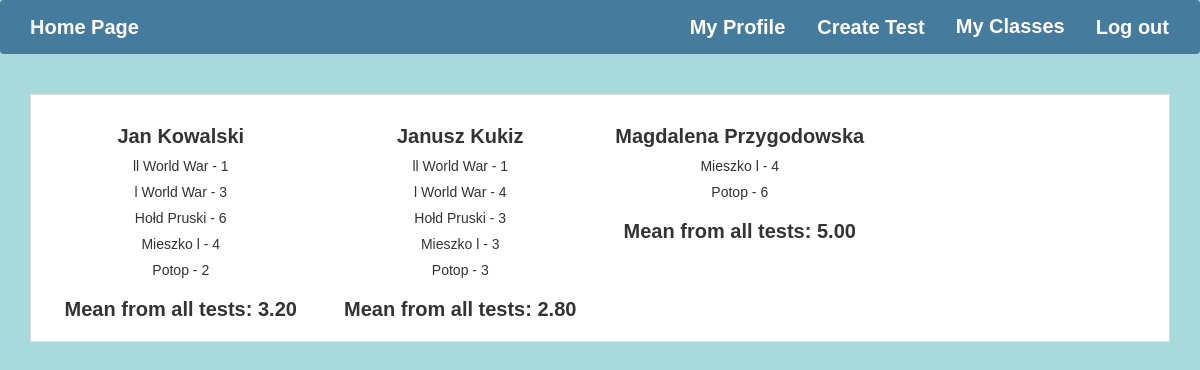
Page /teachers/class/1 (signed in) on the earlier database version.
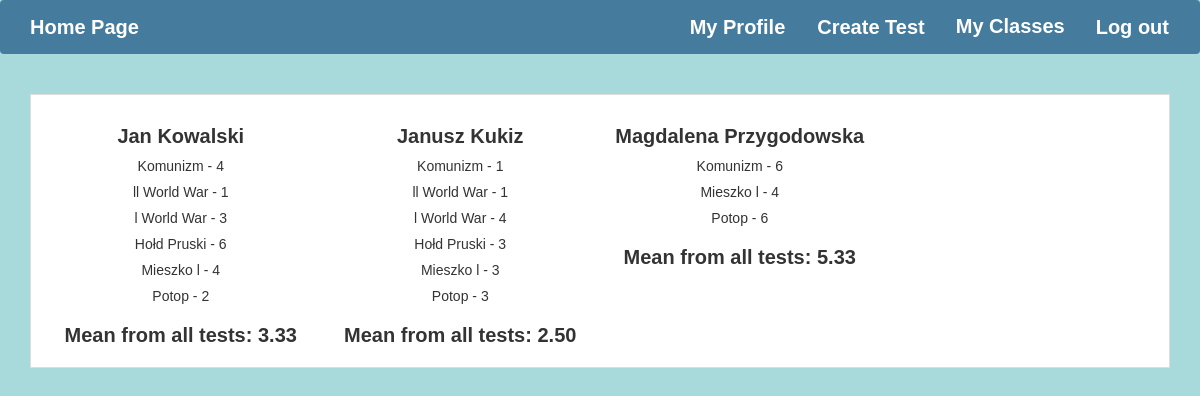
Same page on the later database version.
### students/models.py (models this page shows, shortened)
class Student(models.Model):
    user = models.OneToOneField(User, on_delete=models.CASCADE)

### teacher/models.py (models this page shows, shortened)
class Tests(models.Model):
    teacher = models.ForeignKey(Teacher,on_delete=models.CASCADE, null = True)
    desc = models.CharField(max_length = 50, null = True)
    student = models.ForeignKey(Student, on_delete = models.CASCADE, null = True)
    subject = models.CharField(max_length=10, choices=SUBJECTS, null = True)
    classes = models.ForeignKey(Classes, on_delete = models.CASCADE, null = True)
    created_at = models.DateTimeField(auto_now=True)
    planned = models.DateField(null = True)
    class Grades(models.IntegerChoices):
        F = 1
        E = 2
        D = 3
        C = 4
        B = 5
        A = 6
    grade = models.IntegerField(choices = Grades.choices, null = True)
    class Meta:
        ordering = ["-created_at"]

### teacher/views.py (the view)
# urls.py: path("class/<int:pk>", views.ClassDetails.as_view(), name  = 'class'),
class ClassDetails(WhichUserMixin, DetailView):
    model = Classes
    template_name = 'class_details.html'
    def get_context_data(self,**kwargs):
        context = super().get_context_data(**kwargs)
        students = list(self.get_object().students.all())
        context['students'] = students
        students_tests = Tests.objects.all().filter(teacher = self.current_teacher, classes = self.get_object(), grade__isnull = False)
        context['students_tests'] = students_tests
        means_list = []
        for student in students:
            student_tests = list(students_tests.filter(student = student))
            mean = 0
            i = 0
            for test in student_tests:
                i += 1
                mean += int(test.grade)
            if i != 0:
                num = mean/i
                mean = "{:.2f}".format(num)
                mean = [mean, student]
            else:
                mean = ['None', student]
            means_list.append(mean)
        context['means_list'] = means_list
        return context

### SchoolSystem/views.py (called while the page is built)
    def get_context_data(self, **kwargs):
        context = super().get_context_data(**kwargs)
        context['current_teacher'] = self.current_teacher
        context['current_student'] = self.current_student
        if self.current_teacher:
            classes = self.current_teacher.classes.all()
            context['classes'] = list(classes)
        return context

### teacher/templates/class_details.html (shortened to what this page needs)
{% extends "base.html" %}
{% load bootstrap3 %}
{% block content %}
<div id="teacher" class="clear">
  <div class="test">
{% for student in students %}
<div class="col-md-3">
<h3>{{student.user.first_name}} {{student.user.last_name}}</h3>
{% for test in students_tests %}
{% if test.student == student %}
<p>{{test.desc}} - {{test.grade}}<p>
{% endif %}
{% endfor %}
{% for mean in means_list %}
{% if mean.1 == student %}
<h3>Mean from all tests: {{mean.0}}</h3>
{% endif %}
{% endfor %}
</div>
{% endfor %}
</div>
{% endblock %}

### templates/base.html (shortened to what this page needs)
<!DOCTYPE html>
{% load static %}
<html>
  <head>
    <link rel="stylesheet" href="https://maxcdn.bootstrapcdn.com/bootstrap/3.3.7/css/bootstrap.min.css">
    <link rel="stylesheet" href="{% static 'css/master.css'%}"/>
  </head>
  <body>
    <nav class="navbar" role="navigation" id="navbar">
    			<div class="container">
            <a class="navbar-brand" href="{% url 'home' %}">Home Page</a>
    					<ul class="nav navbar-nav navbar-right">
    						{% if user.is_authenticated %}
                {% if current_teacher != None %}
                <li><a href="{% url 'teacher:detail' pk=current_teacher.pk %}" class="btn btn-simple">My Profile</a></li>
                <li><a href="{% url 'teacher:test_create'%}" class="btn btn-simple">Create Test</a></li>
                <li class="nav-item dropdown">
                <a class="nav-link dropdown-toggle btn-simple" href="#" id="navbardrop" data-toggle="dropdown">My Classes</a>
              </li>
                {% endif %}
                <li><a href="{% url 'accounts:logout' %}" class="btn btn-simple">Log out</a></li>
    						{% else %}
    						      <li><a href="{% url 'accounts:login' %}" class="btn btn-simple">Log in</a></li>
    						      <li><a href="{% url 'accounts:signup' %}" class="btn btn-simple">Sign up</a></li>
    						{% endif %}
    					</ul>
    			</div>
    		</nav>
        <div class="container">
          {% block content %}
          {% endblock %}
        </div>
  </body>
</html>

### static/css/master.css (style rules this page uses)
body { height: 100%; width: 100%; overflow: hidden; background: #A8DADC; margin: 0; }
a { color: black }
.navbar { background-color: #457B9D; font: bold 20px Arial, Helvetica; color: #fff; }
.navbar-brand { font: bold 20px Arial, Helvetica; color: #fff; }
.btn-simple { font: bold 20px Arial, Helvetica; color: #fff; }
#teacher { text-align: center; width:100%; }
#teacher .test { font: 14px Arial, Helvetica; background: #fff; border: 1px solid #ddd; color: #333; padding: 10px; width:100%; float: left; position: relative; }
#teacher h3 { font: bold 20px Arial, Helvetica; }

Differences in the rows shown:
changed Student "Jan": gains Tests (desc "Komunizm", grade "4"); mean "3.20" → "3.33"
changed Student "Janusz": gains Tests (desc "Komunizm", grade "1"); mean "2.80" → "2.50"
changed Student "Magdalena": gains Tests (desc "Komunizm", grade "6"); mean "5.00" → "5.33"
